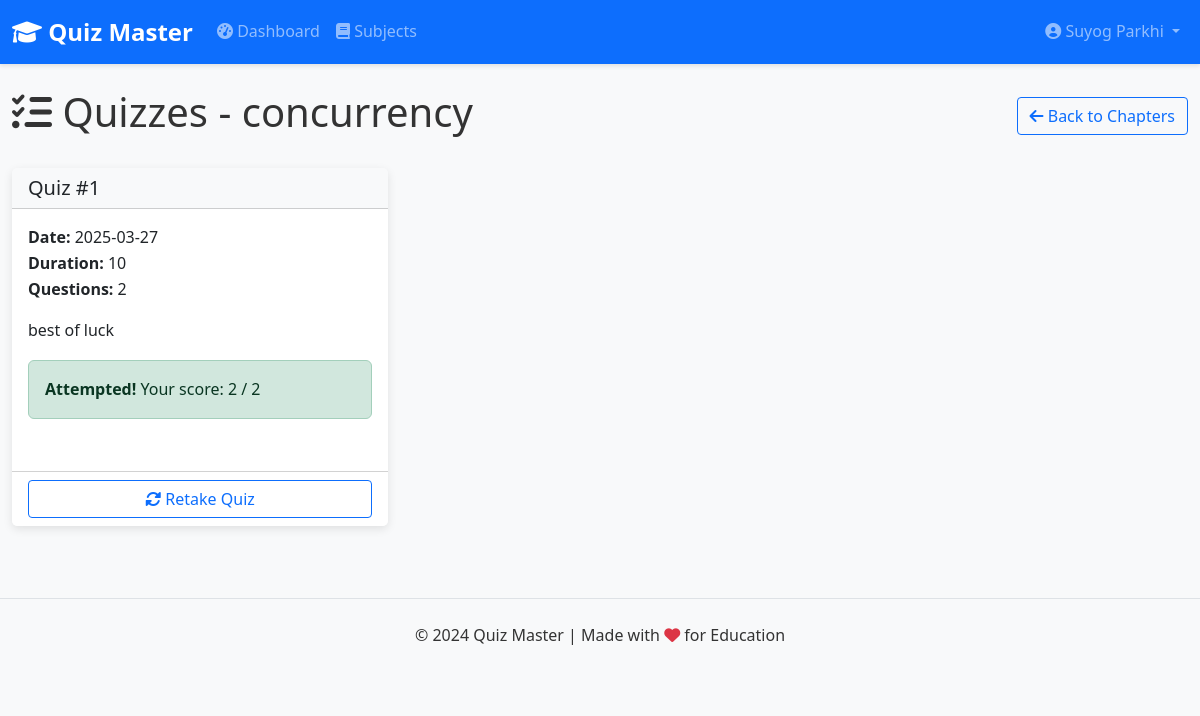
The app's page /user/chapters/1/quizzes (signed in) with its own data.
### models/user.py (models this page shows, shortened)
class User(db.Model, UserMixin):
    __tablename__ = 'users'
    id = db.Column(db.Integer, primary_key=True)
    username = db.Column(db.String(100), unique=True, nullable=False)
    password = db.Column(db.String(200), nullable=False)
    full_name = db.Column(db.String(100), nullable=False)
    qualification = db.Column(db.String(100))
    dob = db.Column(db.Date)
    role = db.Column(db.String(10), default='user')
    scores = db.relationship('Score', backref='user', lazy=True)
    def is_admin(self):
        return self.role == 'admin'

### models/chapter.py (models this page shows, shortened)
class Chapter(db.Model):
    __tablename__ = 'chapters'
    id = db.Column(db.Integer, primary_key=True)
    name = db.Column(db.String(100), nullable=False)
    description = db.Column(db.Text)
    subject_id = db.Column(db.Integer, db.ForeignKey('subjects.id'), nullable=False)
    quizzes = db.relationship('Quiz', backref='chapter', lazy=True, cascade='all, delete-orphan')
    __table_args__ = (db.UniqueConstraint('name', 'subject_id', name='unique_chapter_per_subject'),)

### models/quiz.py (models this page shows, shortened)
class Quiz(db.Model):
    __tablename__ = 'quizzes'
    id = db.Column(db.Integer, primary_key=True)
    chapter_id = db.Column(db.Integer, db.ForeignKey('chapters.id'), nullable=False)
    date_of_quiz = db.Column(db.Date, nullable=False, default=datetime.utcnow)
    time_duration = db.Column(db.String(50), nullable=False)
    remarks = db.Column(db.Text)
    questions = db.relationship('Question', backref='quiz', lazy=True, cascade='all, delete-orphan')
    scores = db.relationship('Score', backref='quiz', lazy=True, cascade='all, delete-orphan')
    @property
    def total_questions(self):
        return len(self.questions)

### controllers/user.py (the view)
@user_bp.route('/chapters/<int:chapter_id>/quizzes')
@login_required
def quizzes(chapter_id):
    chapter = Chapter.query.get_or_404(chapter_id)
    quizzes = Quiz.query.filter_by(chapter_id=chapter_id).all()
    for quiz in quizzes:
        score = Score.query.filter_by(quiz_id=quiz.id, user_id=current_user.id).first()
        quiz.attempted = score is not None
        quiz.score = score.total_scored if score else None
    return render_template('user/quizzes.html',
                          chapter=chapter,
                          quizzes=quizzes,
                          title=f'Quizzes - {chapter.name}')

### templates/user/quizzes.html
{% extends 'layout.html' %}
{% block content %}
<div class="d-flex justify-content-between align-items-center mb-4">
    <h1 class="display-6">
        <i class="fas fa-tasks"></i> Quizzes - {{ chapter.name }}
    </h1>
    <a href="{{ url_for('user.chapters', subject_id=chapter.subject_id) }}" class="btn btn-outline-primary">
        <i class="fas fa-arrow-left"></i> Back to Chapters
    </a>
</div>
<div class="row">
    {% if quizzes %}
        {% for quiz in quizzes %}
        <div class="col-md-4 mb-4">
            <div class="card h-100">
                <div class="card-header">
                    <h5 class="card-title mb-0">Quiz #{{ quiz.id }}</h5>
                </div>
                <div class="card-body">
                    <ul class="list-unstyled">
                        <li><strong>Date:</strong> {{ quiz.date_of_quiz.strftime('%Y-%m-%d') }}</li>
                        <li><strong>Duration:</strong> {{ quiz.time_duration }}</li>
                        <li><strong>Questions:</strong> {{ quiz.total_questions }}</li>
                    </ul>
                    {% if quiz.remarks %}
                        <p class="card-text">{{ quiz.remarks }}</p>
                    {% endif %}
                    {% if quiz.attempted %}
                        <div class="alert alert-success">
                            <strong>Attempted!</strong> Your score: {{ quiz.score }} / {{ quiz.total_questions }}
                        </div>
                    {% endif %}
                </div>
                <div class="card-footer bg-white">
                    {% if quiz.attempted %}
                        <a href="{{ url_for('user.take_quiz', quiz_id=quiz.id) }}" class="btn btn-outline-primary w-100">
                            <i class="fas fa-sync-alt"></i> Retake Quiz
                        </a>
                    {% else %}
                        <a href="{{ url_for('user.take_quiz', quiz_id=quiz.id) }}" class="btn btn-primary w-100">
                            <i class="fas fa-play"></i> Start Quiz
                        </a>
                    {% endif %}
                </div>
            </div>
        </div>
        {% endfor %}
    {% else %}
        <div class="col-12">
            <div class="alert alert-info text-center">
                <i class="fas fa-info-circle me-2"></i> No quizzes are available for this chapter.
            </div>
        </div>
    {% endif %}
</div>
{% endblock %}

### templates/layout.html (shortened to what this page needs)
<!DOCTYPE html>
<html lang="en">
<head>
    <link href="https://cdn.jsdelivr.net/npm/bootstrap@5.3.0-alpha1/dist/css/bootstrap.min.css" rel="stylesheet">
    <link rel="stylesheet" href="https://cdnjs.cloudflare.com/ajax/libs/font-awesome/6.0.0-beta3/css/all.min.css">
    <link rel="stylesheet" href="{{ url_for('static', filename='css/styles.css') }}">
</head>
<body>
    <nav class="navbar navbar-expand-lg navbar-dark bg-primary">
        <div class="container">
            <a class="navbar-brand" href="{{ url_for('index') }}">
                <i class="fas fa-graduation-cap"></i> Quiz Master
            </a>
            <div class="collapse navbar-collapse" id="navbarNav">
                <ul class="navbar-nav me-auto">
                    {% if current_user.is_authenticated %}
                        {% if current_user.is_admin() %}
                            <li class="nav-item">
                                <a class="nav-link" href="{{ url_for('admin.dashboard') }}">
                                    <i class="fas fa-tachometer-alt"></i> Dashboard
                                </a>
                            </li>
                            <li class="nav-item">
                                <a class="nav-link" href="{{ url_for('admin.subjects') }}">
                                    <i class="fas fa-book"></i> Subjects
                                </a>
                            </li>
                        {% else %}
                            <li class="nav-item">
                                <a class="nav-link" href="{{ url_for('user.dashboard') }}">
                                    <i class="fas fa-tachometer-alt"></i> Dashboard
                                </a>
                            </li>
                            <li class="nav-item">
                                <a class="nav-link" href="{{ url_for('user.subjects') }}">
                                    <i class="fas fa-book"></i> Subjects
                                </a>
                            </li>
                        {% endif %}
                    {% endif %}
                </ul>
                <ul class="navbar-nav">
                    {% if current_user.is_authenticated %}
                        <li class="nav-item dropdown">
                            <a class="nav-link dropdown-toggle" href="#" id="navbarDropdown" role="button" data-bs-toggle="dropdown">
                                <i class="fas fa-user-circle"></i> {{ current_user.full_name }}
                            </a>
                        </li>
                    {% endif %}
                </ul>
            </div>
        </div>
    </nav>
    <div class="container mt-4">
        {% block content %}{% endblock %}
    </div>
    <footer class="bg-light py-4 mt-5">
        <div class="container text-center">
            <p>&copy; 2024 Quiz Master | Made with <i class="fas fa-heart text-danger"></i> for Education</p>
        </div>
    </footer>
</body>
</html>

### static/css/styles.css (style rules this page uses)
body { font-family: 'Segoe UI', Tahoma, Geneva, Verdana, sans-serif; line-height: 1.6; color: #333; background-color: #f8f9fa; }
.container { max-width: 1200px; }
.navbar { box-shadow: 0 2px 4px rgba(0, 0, 0, 0.1); }
.navbar-brand { font-weight: bold; font-size: 1.5rem; }
.card { margin-bottom: 20px; border: none; box-shadow: 0 3px 10px rgba(0, 0, 0, 0.1); transition: transform 0.3s; }
.card-header { font-weight: bold; background-color: #f8f9fa; }
.btn { border-radius: 4px; }
footer { margin-top: 50px; padding: 20px 0; background-color: #f8f9fa; border-top: 1px solid #dee2e6; }

### records on screen
User: full_name "Suyog Parkhi"
Chapter: name "concurrency"
Quiz: id "1", date_of_quiz "2025-03-27", time_duration "10", total_questions "2", remarks "best of luck", score "2"
